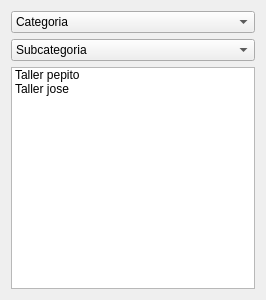
<?xml version="1.0" encoding="UTF-8"?>
<ui version="4.0">
 <class>DlgBuscar</class>
 <widget class="QDialog" name="DlgBuscar">
  <property name="geometry">
   <rect>
    <x>0</x>
    <y>0</y>
    <width>266</width>
    <height>300</height>
   </rect>
  </property>
  <property name="windowTitle">
   <string>Dialog</string>
  </property>
  <layout class="QVBoxLayout" name="verticalLayout">
   <item>
    <widget class="QComboBox" name="comboBox">
     <item>
      <property name="text">
       <string>Categoria</string>
      </property>
     </item>
    </widget>
   </item>
   <item>
    <widget class="QComboBox" name="comboBox_2">
     <item>
      <property name="text">
       <string>Subcategoria</string>
      </property>
     </item>
    </widget>
   </item>
   <item>
    <widget class="QListWidget" name="listWidget">
     <item>
      <property name="text">
       <string>Taller pepito</string>
      </property>
     </item>
     <item>
      <property name="text">
       <string>Taller jose</string>
      </property>
     </item>
    </widget>
   </item>
  </layout>
 </widget>
 <resources/>
 <connections/>
</ui>
